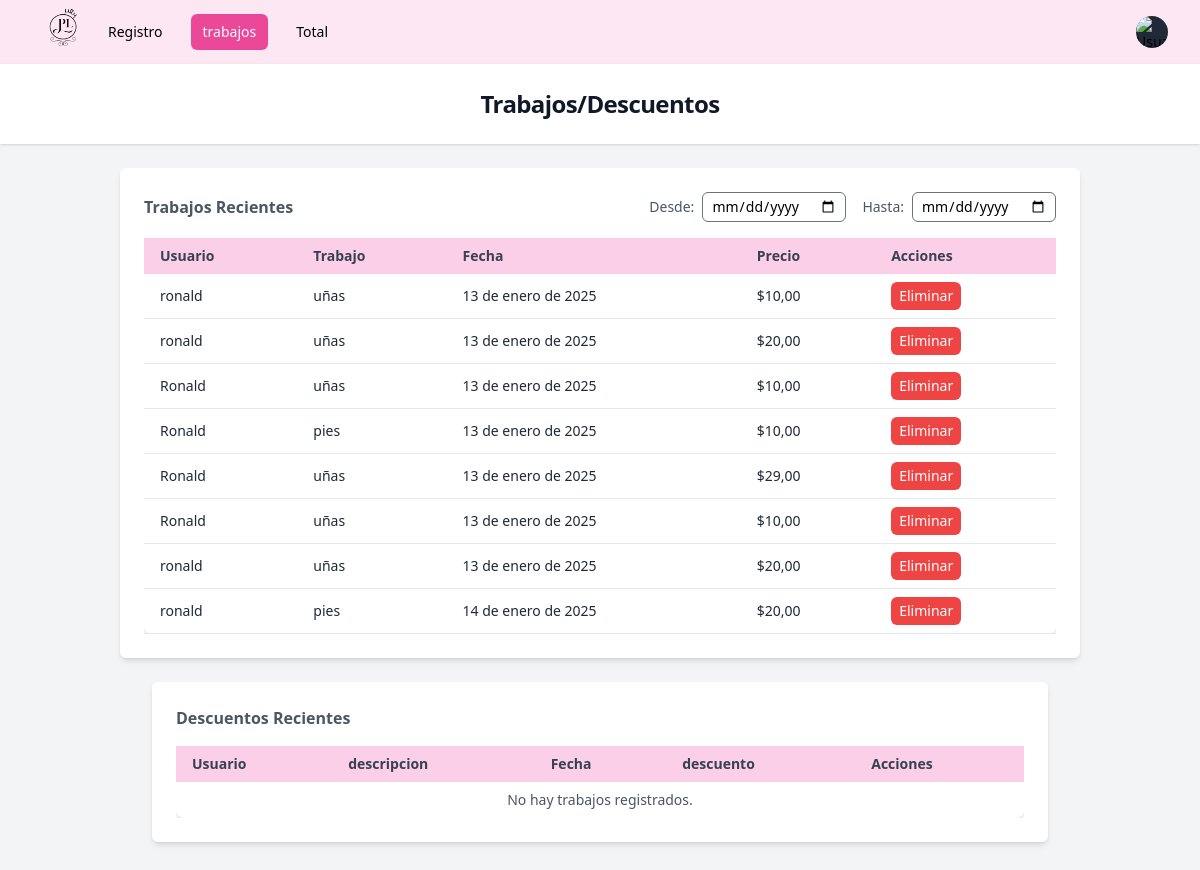
Page /jobs/ (signed in) on the earlier database version.
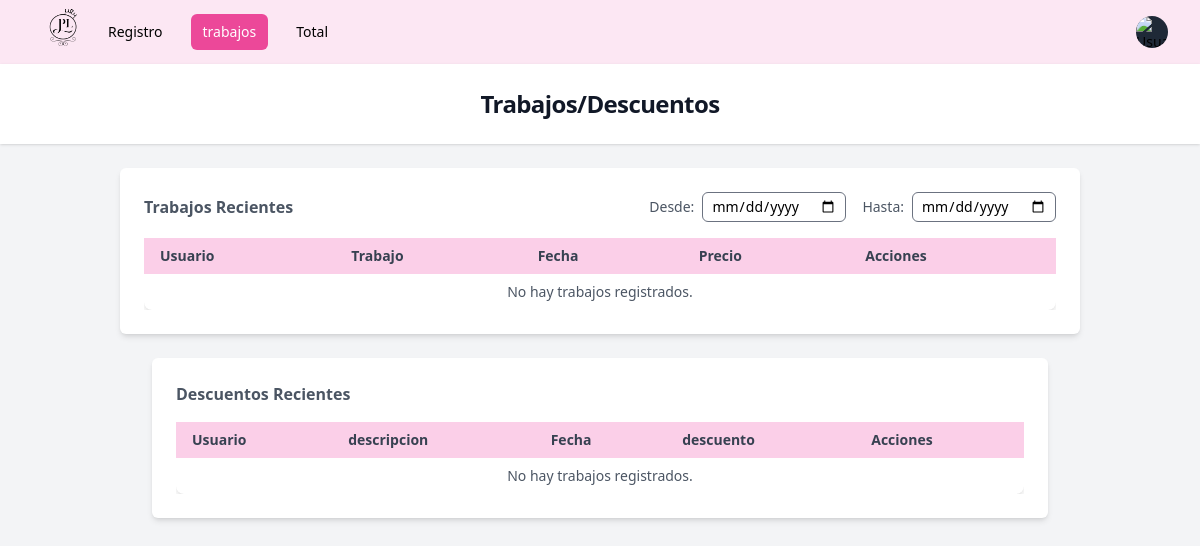
Same page on the later database version.
### users/models.py (models this page shows, shortened)
class Trabajo(models.Model):
    usuario= models.ForeignKey(User, on_delete=models.CASCADE) #relacion con el usario
    trabajo=models.CharField(max_length=255)#campo de trabajo
    monto=models.DecimalField(max_digits=10, decimal_places=2)
    fecha_registro= models.DateField(auto_now_add=True)

### users/views.py (the view)
# urls.py: path('jobs/',views.jobs,name='jobs'),
@login_required
def jobs(request):
    from_date = request.GET.get('from-date')
    to_date = request.GET.get('to-date')
    if from_date and to_date:
        trabajos = Trabajo.objects.filter(
            fecha_registro__gte=from_date,  # fecha mayor o igual a 'Desde'
            fecha_registro__lte=to_date     # fecha menor o igual a 'Hasta'
        )
    else:
        trabajos = Trabajo.objects.all()
    descuentos = Descuentos.objects.all()
    context={
            'trabajos':trabajos,
            'descuentos':descuentos
        }
    return render(request, 'jobs.html',context)

### theme/templates/jobs.html (shortened to what the changed rows need)
{% extends 'base.html' %}
{% block header %}
<h1 class="text-xl md:text-2xl font-bold tracking-tight text-gray-900">Trabajos/Descuentos</h1>
{% endblock %}
{% block content %}
<div class="mx-auto max-w-5xl px-4 py-6 sm:px-6 lg:px-8">
    <div class="bg-white p-4 md:p-6 rounded-md shadow-md">
        <div class="flex flex-wrap justify-between items-center pb-4">
            <h2 class="text-gray-600 font-semibold text-sm md:text-base">Trabajos Recientes</h2>
        </div>
        <div class="overflow-x-auto">
            <table class="min-w-full bg-white shadow-md rounded-lg">
                <thead class="bg-pink-200">
                    <tr>
                        <th class="text-left px-2 md:px-4 py-2 text-xs md:text-sm font-semibold text-gray-700">Usuario</th>
                        <th class="text-left px-2 md:px-4 py-2 text-xs md:text-sm font-semibold text-gray-700">Trabajo</th>
                        <th class="text-left px-2 md:px-4 py-2 text-xs md:text-sm font-semibold text-gray-700">Fecha</th>
                        <th class="text-left px-2 md:px-4 py-2 text-xs md:text-sm font-semibold text-gray-700">Precio</th>
                        <th class="text-left px-2 md:px-4 py-2 text-xs md:text-sm font-semibold text-gray-700">Acciones</th>
                    </tr>
                </thead>
                <tbody>
                    {% for trabajo in trabajos %}
                    <tr class="border-b">
                        <td class="px-2 md:px-4 py-2 text-xs md:text-sm text-gray-800">{{ trabajo.usuario.username }}</td>
                        <td class="px-2 md:px-4 py-2 text-xs md:text-sm text-gray-800">{{ trabajo.trabajo }}</td>
                        <td class="px-2 md:px-4 py-2 text-xs md:text-sm text-gray-800">{{ trabajo.fecha_registro }}</td>
                        <td class="px-2 md:px-4 py-2 text-xs md:text-sm text-gray-800">${{ trabajo.monto }}</td>
                        <td class="px-2 md:px-4 py-2 text-xs md:text-sm">
                            <form id="delete-form-{{ trabajo.id }}" action="{% url 'eliminar_trabajo' trabajo.id %}" method="POST" style="display: inline;">
                                <button type="button" onclick="confirmDelete({{ trabajo.id }})" class="bg-red-500 text-white px-2 py-1 rounded-md text-xs md:text-sm">Eliminar</button>
                            </form>
                        </td>
                    </tr>
                    {% empty %}
                    <tr>
                        <td colspan="5" class="text-center px-2 md:px-4 py-2 text-xs md:text-sm text-gray-600">No hay trabajos registrados.</td>
                    </tr>
                    {% endfor %}
                </tbody>
            </table>
        </div>
</div>
<div class="mx-auto max-w-5xl px-4 py-6 sm:px-6 lg:px-8">
    <div class="bg-white p-4 md:p-6 rounded-md shadow-md">
        <div class="flex flex-wrap justify-between items-center pb-4">
            <h2 class="text-gray-600 font-semibold text-sm md:text-base">Descuentos Recientes</h2>
        </div>
        <div class="overflow-x-auto">
            <table class="min-w-full bg-white shadow-md rounded-lg">
                <thead class="bg-pink-200">
                    <tr>
                        <th class="text-left px-2 md:px-4 py-2 text-xs md:text-sm font-semibold text-gray-700">Usuario</th>
                        <th class="text-left px-2 md:px-4 py-2 text-xs md:text-sm font-semibold text-gray-700">descripcion</th>
                        <th class="text-left px-2 md:px-4 py-2 text-xs md:text-sm font-semibold text-gray-700">Fecha</th>
                        <th class="text-left px-2 md:px-4 py-2 text-xs md:text-sm font-semibold text-gray-700">descuento</th>
                        <th class="text-left px-2 md:px-4 py-2 text-xs md:text-sm font-semibold text-gray-700">Acciones</th>
                    </tr>
                </thead>
            </table>
        </div>
</div>
{% endblock %}

Differences in the rows shown:
removed Trabajo: usuario.username "ronald", trabajo "uñas", fecha_registro "13 de enero de 2025", monto "10,00"
removed Trabajo: usuario.username "ronald", trabajo "uñas", fecha_registro "13 de enero de 2025", monto "20,00"
removed Trabajo: usuario.username "Ronald", trabajo "uñas", fecha_registro "13 de enero de 2025", monto "10,00"
removed Trabajo: usuario.username "Ronald", trabajo "pies", fecha_registro "13 de enero de 2025", monto "10,00"
removed Trabajo: usuario.username "Ronald", trabajo "uñas", fecha_registro "13 de enero de 2025", monto "29,00"
removed Trabajo: usuario.username "Ronald", trabajo "uñas", fecha_registro "13 de enero de 2025", monto "10,00"
removed Trabajo: usuario.username "ronald", trabajo "uñas", fecha_registro "13 de enero de 2025", monto "20,00"
removed Trabajo: usuario.username "ronald", trabajo "pies", fecha_registro "14 de enero de 2025", monto "20,00"
Other differences:
text now shown: "No hay trabajos registrados."
